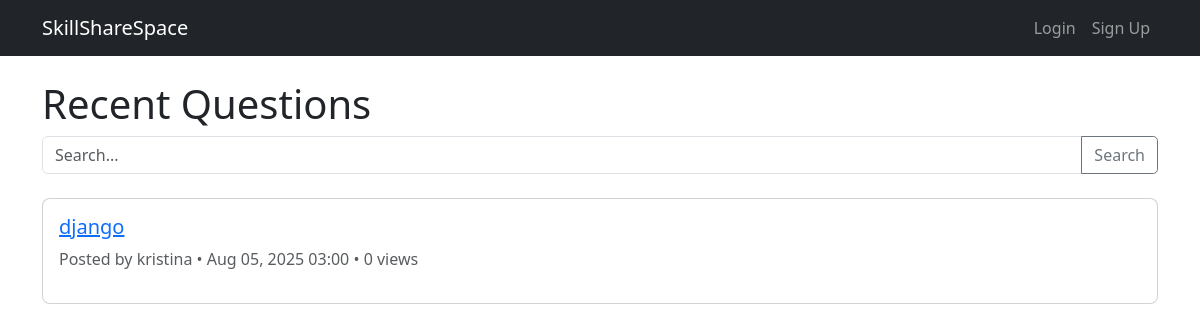
Before: / with the older database file.
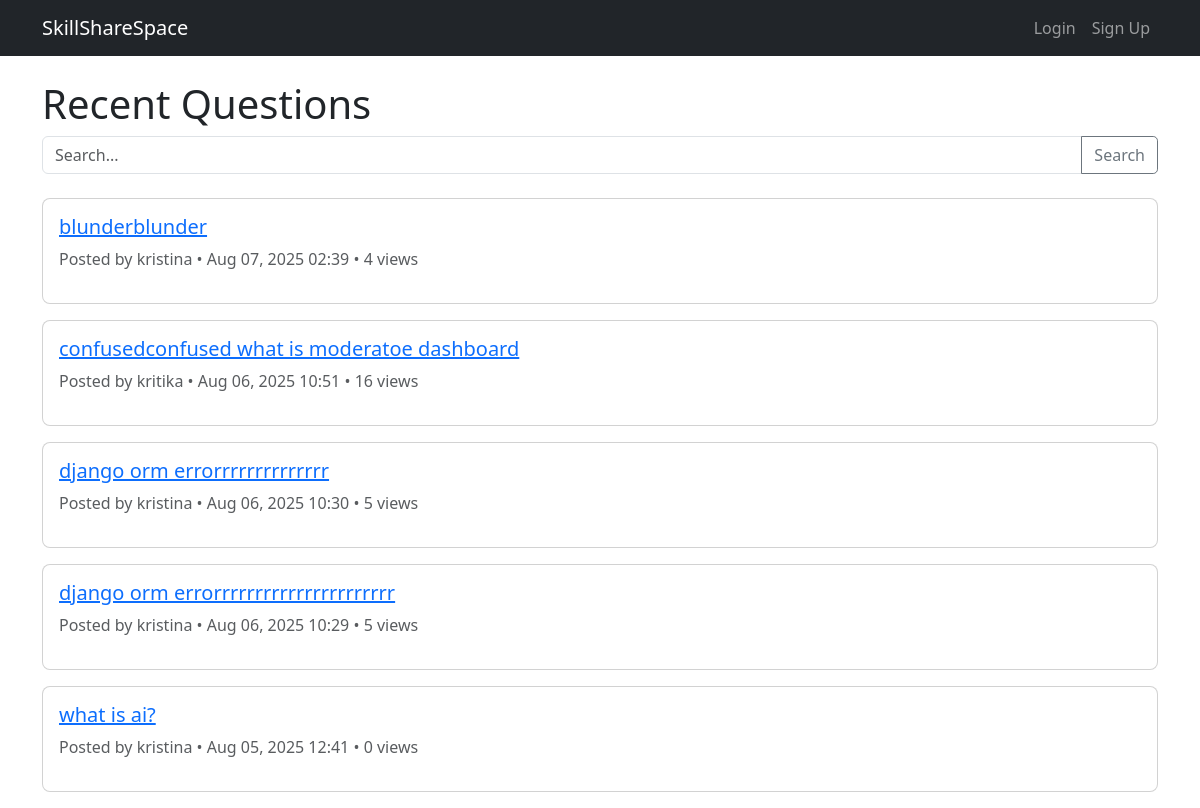
After: the same page with the newer database file.
### skillsharespace_app/models.py (models this page shows, shortened)
class Question(models.Model):
    title = models.CharField(max_length=255)
    body = models.TextField()
    created_at = models.DateTimeField(default=timezone.now)
    updated_at = models.DateTimeField(auto_now=True)
    author = models.ForeignKey(User, on_delete=models.CASCADE)
    approved = models.BooleanField(default=False)
    views = models.PositiveIntegerField(default=0)

### skillsharespace_app/views.py (the view)
# urls.py: path('', views.QuestionListView.as_view(), name='question-list'),
class QuestionListView(ListView):
    model = Question
    context_object_name = 'questions'
    template_name = 'qa/question_list.html'
    def get_queryset(self):
        query = self.request.GET.get('q')
        user = self.request.user
        if user.is_authenticated:
            if user.is_staff:
                qs = Question.objects.all()
            else:
                qs = Question.objects.filter(Q(approved=True) | Q(author=user))
        else:
            qs = Question.objects.filter(approved=True)
        if query:
            qs = qs.filter(Q(title__icontains=query) | Q(body__icontains=query))
        return qs.order_by('-created_at')

### templates/qa/question_list.html (shortened to what this page needs)
{% extends 'qa/base.html' %}
{% block content %}
<h1>Recent Questions</h1>
<form method="get" class="mb-4">
    <div class="input-group">
        <input type="text" name="q" placeholder="Search..." value="{{ request.GET.q }}" class="form-control">
        <button class="btn btn-outline-secondary" type="submit">Search</button>
    </div>
</form>
{% for question in questions %}
    <div class="card mb-3">
        <div class="card-body">
            <h5><a href="{% url 'question-detail' question.pk %}">{{ question.title }}</a></h5>
            <p class="text-muted">
                Posted by {{ question.author }} • {{ question.created_at|date:"M d, Y H:i" }} • {{ question.views }} views
            </p>
        </div>
    </div>
{% empty %}
    <p>No questions found.</p>
{% endfor %}
{% endblock %}

Changed rows visible on the page:
removed Question: title "django", author "kristina", created_at "Aug 05, 2025 03:00", views "0"
added Question: title "blunderblunder", author "kristina", created_at "Aug 07, 2025 02:39", views "4"
now on this page (row edited): Question: title "confusedconfused what is moderatoe dashboard", author "kritika", created_at "Aug 06, 2025 10:51", views "16"
now on this page (row edited): Question: title "django orm errorrrrrrrrrrrrrr", author "kristina", created_at "Aug 06, 2025 10:30", views "5"
now on this page (row edited): Question: title "django orm errorrrrrrrrrrrrrrrrrrrrrr", author "kristina", created_at "Aug 06, 2025 10:29", views "5"
now on this page (row edited): Question: title "what is ai?", author "kristina", created_at "Aug 05, 2025 12:41", views "0"
